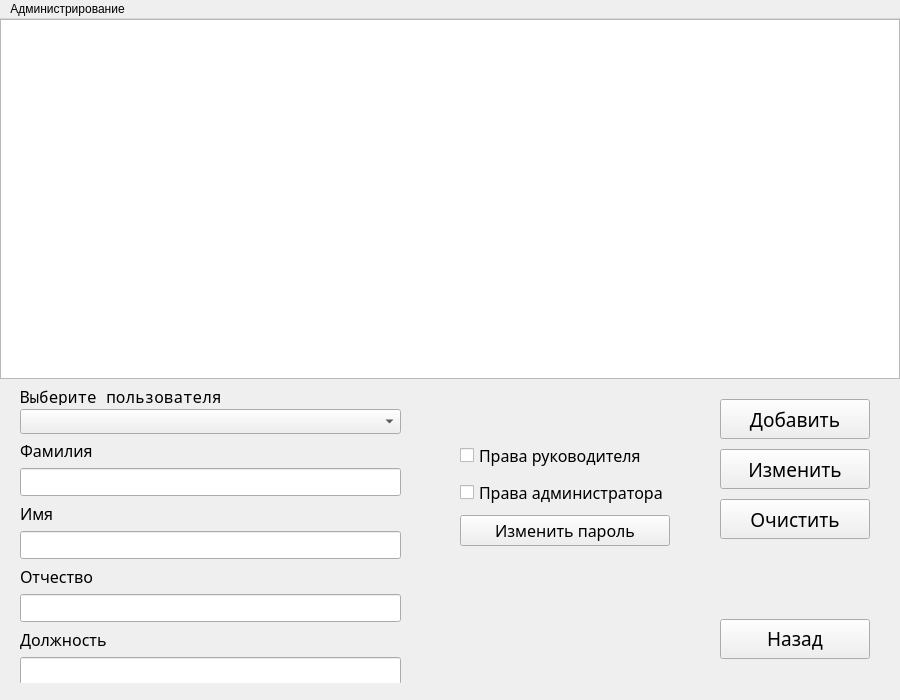
<?xml version="1.0" encoding="UTF-8"?>
<ui version="4.0">
 <class>adminFormSotr</class>
 <widget class="QMainWindow" name="adminFormSotr">
  <property name="geometry">
   <rect>
    <x>0</x>
    <y>0</y>
    <width>900</width>
    <height>700</height>
   </rect>
  </property>
  <property name="minimumSize">
   <size>
    <width>900</width>
    <height>700</height>
   </size>
  </property>
  <property name="maximumSize">
   <size>
    <width>900</width>
    <height>700</height>
   </size>
  </property>
  <property name="windowTitle">
   <string>Администрирование - Сотрудники</string>
  </property>
  <widget class="QWidget" name="centralwidget">
   <widget class="QTableView" name="polzTable">
    <property name="geometry">
     <rect>
      <x>0</x>
      <y>0</y>
      <width>900</width>
      <height>360</height>
     </rect>
    </property>
    <property name="minimumSize">
     <size>
      <width>0</width>
      <height>0</height>
     </size>
    </property>
    <property name="maximumSize">
     <size>
      <width>1000</width>
      <height>1001</height>
     </size>
    </property>
    <property name="font">
     <font>
      <family>Noto Sans</family>
     </font>
    </property>
   </widget>
   <widget class="QPushButton" name="addPolzBtn">
    <property name="geometry">
     <rect>
      <x>720</x>
      <y>380</y>
      <width>150</width>
      <height>40</height>
     </rect>
    </property>
    <property name="font">
     <font>
      <family>Noto Sans</family>
      <pointsize>14</pointsize>
     </font>
    </property>
    <property name="text">
     <string>Добавить</string>
    </property>
   </widget>
   <widget class="QPushButton" name="updatePolzBtn">
    <property name="geometry">
     <rect>
      <x>720</x>
      <y>430</y>
      <width>150</width>
      <height>40</height>
     </rect>
    </property>
    <property name="font">
     <font>
      <family>Noto Sans</family>
      <pointsize>14</pointsize>
     </font>
    </property>
    <property name="text">
     <string>Изменить</string>
    </property>
   </widget>
   <widget class="QPushButton" name="backBtn">
    <property name="geometry">
     <rect>
      <x>720</x>
      <y>600</y>
      <width>150</width>
      <height>40</height>
     </rect>
    </property>
    <property name="font">
     <font>
      <family>Noto Kufi Arabic</family>
      <pointsize>14</pointsize>
     </font>
    </property>
    <property name="text">
     <string>Назад</string>
    </property>
   </widget>
   <widget class="QComboBox" name="selectPolz">
    <property name="geometry">
     <rect>
      <x>20</x>
      <y>390</y>
      <width>381</width>
      <height>25</height>
     </rect>
    </property>
    <property name="font">
     <font>
      <family>Noto Sans</family>
      <pointsize>12</pointsize>
     </font>
    </property>
   </widget>
   <widget class="QLabel" name="label">
    <property name="geometry">
     <rect>
      <x>20</x>
      <y>370</y>
      <width>271</width>
      <height>16</height>
     </rect>
    </property>
    <property name="font">
     <font>
      <family>Noto Mono</family>
      <pointsize>12</pointsize>
     </font>
    </property>
    <property name="text">
     <string>Выберите пользователя</string>
    </property>
   </widget>
   <widget class="QWidget" name="gridLayoutWidget">
    <property name="geometry">
     <rect>
      <x>20</x>
      <y>420</y>
      <width>381</width>
      <height>244</height>
     </rect>
    </property>
    <layout class="QGridLayout" name="gridLayout">
     <item row="2" column="0">
      <widget class="QLineEdit" name="fEdit">
       <property name="font">
        <font>
         <family>Noto Sans</family>
         <pointsize>12</pointsize>
        </font>
       </property>
      </widget>
     </item>
     <item row="0" column="0">
      <widget class="QLabel" name="label_2">
       <property name="font">
        <font>
         <family>Noto Sans</family>
         <pointsize>12</pointsize>
        </font>
       </property>
       <property name="text">
        <string>Фамилия</string>
       </property>
      </widget>
     </item>
     <item row="5" column="0">
      <widget class="QLabel" name="label_4">
       <property name="font">
        <font>
         <family>Noto Sans</family>
         <pointsize>12</pointsize>
        </font>
       </property>
       <property name="text">
        <string>Отчество</string>
       </property>
      </widget>
     </item>
     <item row="7" column="0">
      <widget class="QLabel" name="label_5">
       <property name="font">
        <font>
         <family>Noto Sans</family>
         <pointsize>12</pointsize>
        </font>
       </property>
       <property name="text">
        <string>Должность</string>
       </property>
      </widget>
     </item>
     <item row="4" column="0">
      <widget class="QLineEdit" name="iEdit">
       <property name="font">
        <font>
         <family>Noto Sans</family>
         <pointsize>12</pointsize>
        </font>
       </property>
      </widget>
     </item>
     <item row="6" column="0">
      <widget class="QLineEdit" name="oEdit">
       <property name="font">
        <font>
         <family>Noto Sans</family>
         <pointsize>12</pointsize>
        </font>
       </property>
      </widget>
     </item>
     <item row="3" column="0">
      <widget class="QLabel" name="label_3">
       <property name="font">
        <font>
         <family>Noto Sans</family>
         <pointsize>12</pointsize>
        </font>
       </property>
       <property name="text">
        <string>Имя</string>
       </property>
      </widget>
     </item>
     <item row="8" column="0">
      <widget class="QLineEdit" name="doljEdit">
       <property name="font">
        <font>
         <family>Noto Sans</family>
         <pointsize>12</pointsize>
        </font>
       </property>
      </widget>
     </item>
    </layout>
   </widget>
   <widget class="QWidget" name="verticalLayoutWidget">
    <property name="geometry">
     <rect>
      <x>460</x>
      <y>420</y>
      <width>210</width>
      <height>112</height>
     </rect>
    </property>
    <layout class="QVBoxLayout" name="verticalLayout">
     <item>
      <widget class="QCheckBox" name="supervisorCheck">
       <property name="font">
        <font>
         <family>Noto Sans</family>
         <pointsize>12</pointsize>
        </font>
       </property>
       <property name="text">
        <string>Права руководителя</string>
       </property>
      </widget>
     </item>
     <item>
      <widget class="QCheckBox" name="adminCheck">
       <property name="enabled">
        <bool>true</bool>
       </property>
       <property name="font">
        <font>
         <family>Noto Sans</family>
         <pointsize>12</pointsize>
        </font>
       </property>
       <property name="text">
        <string>Права администратора</string>
       </property>
       <property name="checked">
        <bool>false</bool>
       </property>
      </widget>
     </item>
     <item>
      <widget class="QPushButton" name="updatePasswordBtn">
       <property name="font">
        <font>
         <family>Noto Sans</family>
         <pointsize>12</pointsize>
        </font>
       </property>
       <property name="text">
        <string>Изменить пароль</string>
       </property>
      </widget>
     </item>
    </layout>
   </widget>
   <widget class="QPushButton" name="clearBtn">
    <property name="geometry">
     <rect>
      <x>720</x>
      <y>480</y>
      <width>150</width>
      <height>40</height>
     </rect>
    </property>
    <property name="font">
     <font>
      <family>Noto Sans</family>
      <pointsize>14</pointsize>
     </font>
    </property>
    <property name="text">
     <string>Очистить</string>
    </property>
   </widget>
  </widget>
  <widget class="QMenuBar" name="menuBar">
   <property name="geometry">
    <rect>
     <x>0</x>
     <y>0</y>
     <width>900</width>
     <height>21</height>
    </rect>
   </property>
   <widget class="QMenu" name="menu">
    <property name="title">
     <string>Администрирование</string>
    </property>
    <addaction name="menuSotr"/>
    <addaction name="menuTime"/>
    <addaction name="menuPo"/>
    <addaction name="menuWeb"/>
   </widget>
   <addaction name="menu"/>
  </widget>
  <action name="menuSotr">
   <property name="text">
    <string>Сотрудники</string>
   </property>
  </action>
  <action name="menuTime">
   <property name="text">
    <string>Рабочее время</string>
   </property>
  </action>
  <action name="menuPo">
   <property name="text">
    <string>Учет ПО</string>
   </property>
  </action>
  <action name="menuWeb">
   <property name="text">
    <string>Учет веб-ресурсов</string>
   </property>
  </action>
 </widget>
 <resources/>
 <connections/>
</ui>
